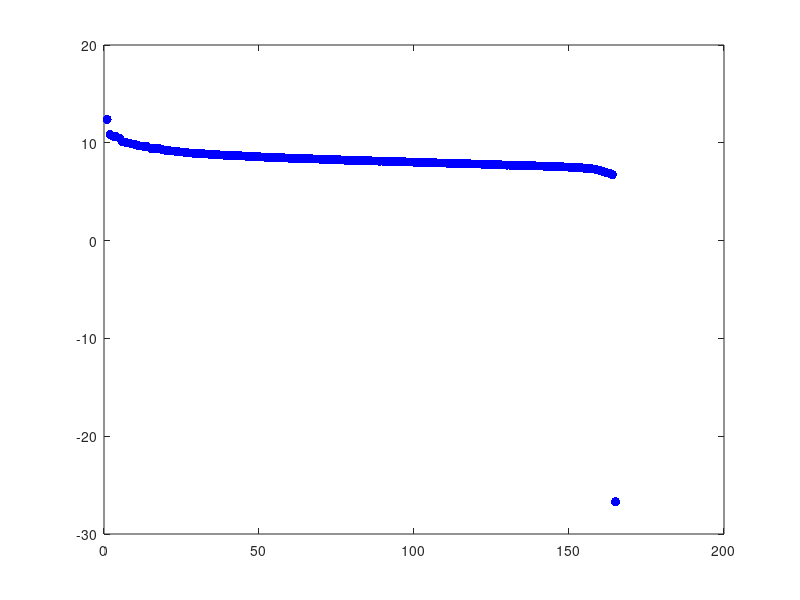

The MATLAB source for this figure: (Note: this script raises an error after producing the figure.)
%Levent Batakci - LAB192@case.edu
%MATH444 HW#1
%Aligned Faces portion

%Clear memory
clc
clear all

%Load the face data
%The data is stored in a 28341x165 matrix X
%The entries are integers ranging from
%0 to 255 (256 possible values)
%Each data vector is an encoded image with size 201x141=28341 pixels
%Each image falls into 1 of 11 categories
%The row-vector I represents the categorization of the data
% 1='No glasses',2='Glasses',3='Sad',4='Surprised',
% 5='Happy', 6='Sleepy',7='Wink',8='Centerlight',
% 9='Leftlight',10='Rightlight',11='Normal'
load AlignedYaleFaces

%Get an easy way to access the images belonging to a given category
noGlasses = find(I==1);
glasses = find(I==2);
sad = find(I==3);
surprised = find(I==4);
happy = find(I==5);
sleepy = find(I==6);
wink = find(I==7);
centerlight = find(I==8);
leftlight = find(I==9);
rightlight = find(I==10);
normal = find(I==11);

%UNUSED, REMOVES OTHER CATEGORIES
%X(:,[noGlasses glasses centerlight leftlight rightlight normal]) = [];

%Plot SVs
N=size(X,2)
[Ux,Sx,Vx] = svd(X, 'eco'); %Compute the SVD
figure(10)
plot(1:165, log(diag(Sx)), 'k.','MarkerSize', 20, 'Color', 'b')
%Set up the x-axis
xlbl = append("\fontsize{25}1", "\leq j \leq", string(size(X,2)));
xlabel(xlbl, 'interpreter','tex');

%Set up the y-axis
ylbl = "\fontsize{25}log(\sigma_j)";%Label y
ylabel(ylbl, 'interpreter','tex');
set(gca,'FontSize',22)
keyboard()

%Obtain an approximation for the images
r = 50;
[U,D,V] = svds(X, r);
Xr = U * D * V';



samples = [sad(1) surprised(1) happy(1) sleepy(1) wink(1)];
label = ["sad" "surprised" "happy" "sleepy" "wink"];

%USED FOR ANIMATION CREATION, VERY VERY VERY VERY VERY VERY TIME CONSUMING
% for k = 1: 165
%     figure(1);
%     colormap(gray);
%     [U,D,V] = svds(X, k);
%     Xr = U * D * V';
%     for i = 1:5
%         subplot(2,5,i);
%         imagesc(reshape(X(:,samples(1,i)), ImageSize));
%         xlabel(label(i));
%         xticks([])
%         yticks([])
%         set(gca,'FontSize', 20)
% 
%         subplot(2,5,i+5);
%         imagesc(reshape(Xr(:,samples(1,i)), ImageSize));
%         xlabel(label(i) + " approximation");
%         xticks([])
%         yticks([])
%         set(gca,'FontSize', 20)
%     end
%     sgtitle("Original Images vs. those Achieved by an Approximation of the Data", 'FontSize', 30)
%     saveas(gcf, "animation\frame " + string(k) + ".png");
% end

% Write to the GIF File
%WILL BE AVAILABLE THROUGH LINK ON README
% for k = 1:165
%     filename = "animation\frame " + string(k) + ".png";
%     im = imread(filename);
%     im = rgb2gray(im);
%     disp(k)
%     if k == 1 
%         imwrite(im,"animation\FacesGif.gif",'gif'); 
%     else 
%         imwrite(im,"animation\FacesGif.gif",'gif','WriteMode','append'); 
%     end
% end

%Compare originals w/ approximations
figure(1)
colormap(gray)
for i = 1:5
    subplot(2,5,i);
    imagesc(reshape(X(:,samples(1,i)), ImageSize));
    xlabel(label(i));
    xticks([])
    yticks([])
    set(gca,'FontSize', 40)

    subplot(2,5,i+5);
    imagesc(reshape(Xr(:,samples(1,i)), ImageSize));
    xlabel(label(i) + " approximation");
    xticks([])
    yticks([])
    set(gca,'FontSize', 25)
end
sgtitle("Original Images vs. those Achieved by a rank " + string(r) + " Approximation of the Data", 'FontSize', 30)

%Plot the SVs
figure(2)
singular_values = diag(D);
plot(1:r, log(singular_values), 'k.','MarkerSize', 20, 'Color', 'b')
%MAKE THIS PART BETTER

%10 feature vectors
figure(3)
colormap(gray)
for i = 1:5
    subplot(2,5,i);
    imagesc(reshape(U(:,i), ImageSize));
    xlabel("Feature Vector " + string(i));
    xticks([])
    yticks([])
    set(gca,'FontSize', 25)

    subplot(2,5,i+5);
    imagesc(reshape(U(:,i+5), ImageSize));
    xlabel("Feature Vector " + string(i+5));
    xticks([])
    yticks([])
    set(gca,'FontSize', 25)
end
sgtitle("First 10 Feature Vectors", 'FontSize', 30)

K = [4 8 15];
for j = 1:3
    %Compare originals w/ approximations
    figure(3+j)
    colormap(gray)
    k= K(j);
    Uk = U(:, 1:k);
    Xk = U(:, 1:k) * (Uk' * Xr); %Approximation by first k feature vectors
    for i = 1:5
        subplot(2,5,i);
        imagesc(reshape(X(:,samples(1,i)), ImageSize));
        xlabel(label(i));
        xticks([])
        yticks([])
        set(gca,'FontSize', 40)

        subplot(2,5,i+5);
        imagesc(reshape(Xk(:,samples(1,i)), ImageSize));
        xlabel(label(i) + " approximation");
        xticks([])
        yticks([])
        set(gca,'FontSize', 25)
    end
    sgtitle("Original Images vs. those Approximated by the First " + string(k) + " Feature Vectors", 'FontSize', 30) 
end



